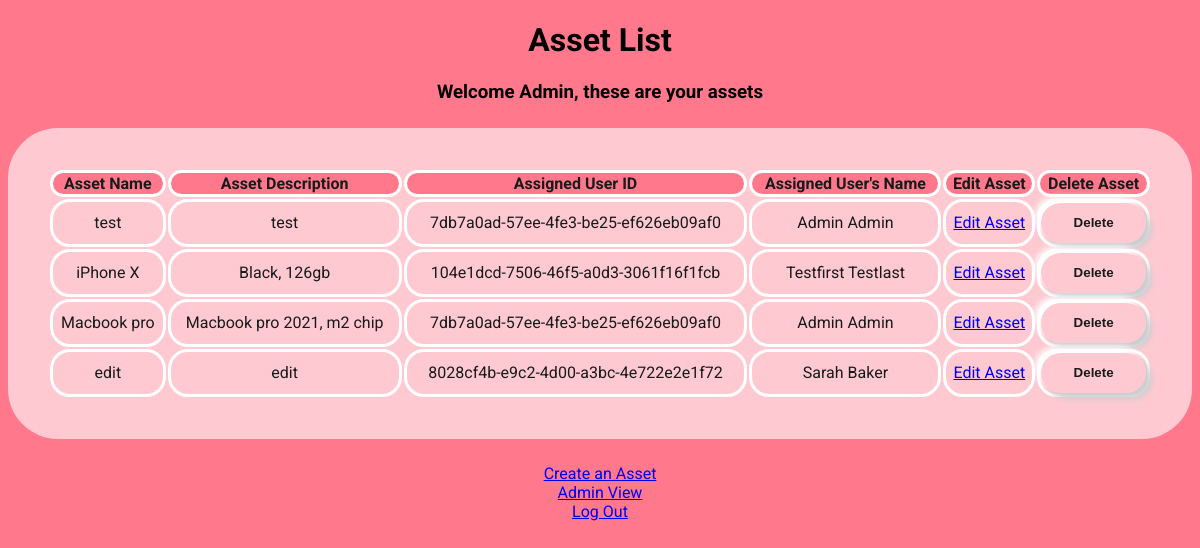
Screenshot of /assets/7db7a0ad-57ee-4fe3-be25-ef626eb09af0 (signed in) with the database file from the repository.
### app.py (models this page shows)
class User(UserMixin, db.Model):
    def get_id(self):
        return (self.user_id)
    user_id = db.Column(db.String(50), primary_key=True)
    email = db.Column(db.String(100), unique=True, nullable=False)
    first_name = db.Column(db.String(100))
    last_name = db.Column(db.String(100))
    password = db.Column(db.String(100), nullable=False)
    is_admin = db.Column(db.Integer, default=0)
    attempted_logins = db.Column(db.Integer, default=0)
    assets = db.relationship('Asset', backref='user', lazy=True)

class Asset(UserMixin, db.Model):
    asset_id = db.Column(db.String(50), primary_key=True)
    name = db.Column(db.String(100))
    description = db.Column(db.String(1000))
    user_id = db.Column(db.String(50), db.ForeignKey(
        "user.user_id"), nullable=False)

### app.py (the view)
@app.route("/assets/<user_id>")
@login_required
def assets(user_id):
    user = User.query.get(user_id)
    if user and user == current_user:
        if current_user.is_admin:
            assets = Asset.query.all()
            return render_template('assets.html', user=user, assets=assets)
        else:
            assets = user.assets
            return render_template('assets.html', user=user, assets=assets)
    else:
        return "Invalid permissions"

### app.py (called while the page is built)
@login_manager.user_loader
def load_user(user_id):
    return User.query.get((user_id))

### templates/assets.html (shortened to what this page needs)
<!DOCTYPE html>
<html>
<head>
    <link rel="stylesheet" href="/static/assets.css">
</head>
<body>
    <h1>Asset List</h1>
    <h3>Welcome {{ current_user.first_name }}, these are your assets</h3>
    <table class="assets-table">
        <tr>
            <th>Asset Name</th>
            <th>Asset Description</th>
            <th>Assigned User ID</th>
            {% if current_user.is_admin %}
            <th>Assigned User's Name</th>
            {% endif %}
            <th>Edit Asset</th>
            {% if current_user.is_admin %}
            <th>Delete Asset</th>
            {% endif %}
        </tr>
        {% for asset in assets %}
        <tr>
            <td>{{ asset.name }}</td>
            <td>{{ asset.description }}</td>
            <td>{{ asset.user_id }}</td>
            {% if current_user.is_admin %}
            <td>{{ asset.user.first_name }} {{ asset.user.last_name }}</td>
            {% endif %}
            <td>
                <a href="{{ url_for('edit_asset', user_id=current_user.user_id, asset_id=asset.asset_id) }}">Edit Asset</a>
            </td>
            {% if current_user.is_admin %}
            <td>
                <form method="POST" action="{{ url_for('delete_asset', user_id=user.user_id, asset_id=asset.asset_id) }}" class="deleteForm">
                    <button>Delete</button>
                </form>
            </td>
            {% endif %}
        </tr>
        {% endfor %}
    </table>
    <a href="{{ url_for('create_asset') }}">Create an Asset</a>
    <br>
    {% if current_user.is_admin %}
    <a href="{{ url_for('admin_view', user_id=current_user.user_id) }}">Admin View</a>
    {% endif %}
    <br>
    <a href="{{ url_for('logout') }}" id="logoutButton">Log Out</a>
</body>
</html>

### static/assets.css (style rules this page uses)
body { background: #FF788B; text-align: center; justify-content: center; align-items:flex-start; font-family: roboto; }
table { background-color: #FFC9D1; width: 100%; margin: 25px auto; border-radius: 50px; padding: 40px; box-sizing: border-box; background: #FFC9D1; color: #171B1B; }
th { border: solid white; border-radius: 20px; background-color: #FF788B; }
td { border: solid white; border-radius: 20px; }
button { color: #171B1B; background: #FFC9D1; height: 40px; border-radius: 20px; cursor: pointer; font-weight: 900; box-shadow: 6px 6px 6px #cbced1, -6px -6px 6px white; transition: 0.5s; display: block; width: 100%; padding: 0; border: none; outline: none; box-sizing: border-box; }

### rows the page displays
User: first_name "Admin"
Asset: name "test", description "test", user_id "7db7a0ad-57ee-4fe3-be25-ef626eb09af0", user.first_name "Admin", user.last_name "Admin"
Asset: name "iPhone X", description "Black, 126gb", user_id "104e1dcd-7506-46f5-a0d3-3061f16f1fcb", user.first_name "Testfirst", user.last_name "Testlast"
Asset: name "Macbook pro", description "Macbook pro 2021, m2 chip", user_id "7db7a0ad-57ee-4fe3-be25-ef626eb09af0", user.first_name "Admin", user.last_name "Admin"
Asset: name "edit", description "edit", user_id "8028cf4b-e9c2-4d00-a3bc-4e722e2e1f72", user.first_name "Sarah", user.last_name "Baker"
